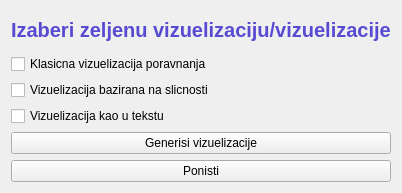
<?xml version="1.0" encoding="UTF-8"?>
<ui version="4.0">
 <class>Form</class>
 <widget class="QWidget" name="Form">
  <property name="geometry">
   <rect>
    <x>0</x>
    <y>0</y>
    <width>311</width>
    <height>193</height>
   </rect>
  </property>
  <property name="windowTitle">
   <string>Form</string>
  </property>
  <layout class="QVBoxLayout" name="verticalLayout">
   <item>
    <widget class="QLabel" name="label">
     <property name="palette">
      <palette>
       <active>
        <colorrole role="WindowText">
         <brush brushstyle="SolidPattern">
          <color alpha="255">
           <red>87</red>
           <green>75</green>
           <blue>210</blue>
          </color>
         </brush>
        </colorrole>
       </active>
       <inactive>
        <colorrole role="WindowText">
         <brush brushstyle="SolidPattern">
          <color alpha="255">
           <red>87</red>
           <green>75</green>
           <blue>210</blue>
          </color>
         </brush>
        </colorrole>
       </inactive>
       <disabled/>
      </palette>
     </property>
     <property name="font">
      <font>
       <pointsize>15</pointsize>
       <bold>true</bold>
      </font>
     </property>
     <property name="text">
      <string>Izaberi zeljenu vizuelizaciju/vizuelizacije</string>
     </property>
    </widget>
   </item>
   <item>
    <widget class="QCheckBox" name="checkBox_Classic">
     <property name="text">
      <string>Klasicna vizuelizacija poravnanja</string>
     </property>
    </widget>
   </item>
   <item>
    <widget class="QCheckBox" name="checkBox_SimilarityBased">
     <property name="text">
      <string>Vizuelizacija bazirana na slicnosti</string>
     </property>
    </widget>
   </item>
   <item>
    <widget class="QCheckBox" name="checkBox_LikeAText">
     <property name="text">
      <string>Vizuelizacija kao u tekstu</string>
     </property>
    </widget>
   </item>
   <item>
    <widget class="QPushButton" name="pb_Generisi">
     <property name="text">
      <string>Generisi vizuelizacije</string>
     </property>
    </widget>
   </item>
   <item>
    <widget class="QPushButton" name="pb_Ponisti">
     <property name="text">
      <string>Ponisti</string>
     </property>
    </widget>
   </item>
  </layout>
 </widget>
 <resources/>
 <connections/>
</ui>
